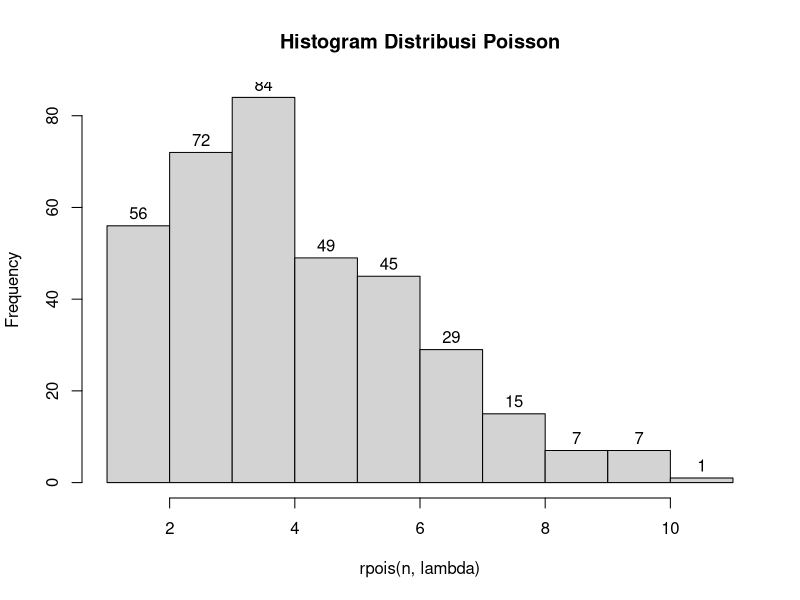

Here is the R script that generated this plot:
#a
x<-6
lambda<-4.5
paste("Hasil: ", dpois(x,lambda))

#b
set.seed(0)
n<-365
hist(rpois(n,lambda),main="Histogram Distribusi Poisson",labels=T)

#c

#d
rataan=varian=lambda
paste("Nilai Rataan(µ): ", rataan)
paste("Nilai Varian (s²): ", varian)